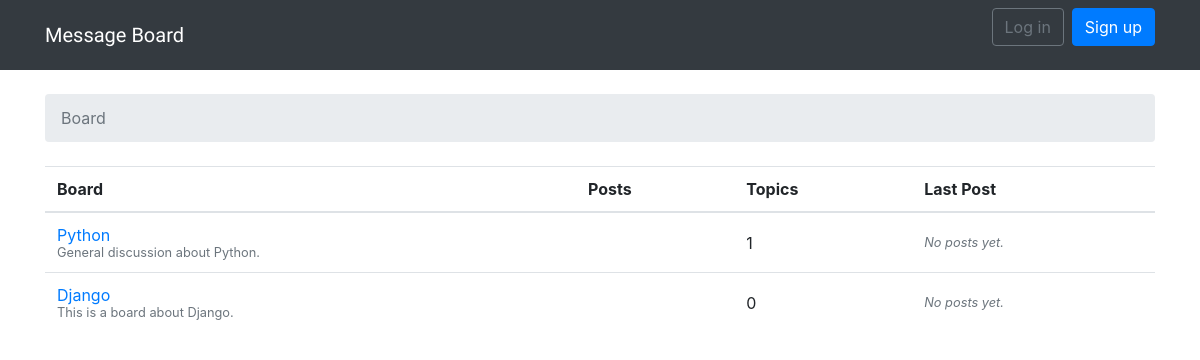
The page / on the database its author committed.
### boards/models.py (models this page shows, shortened)
class Board(models.Model):
	name = models.CharField(max_length=30, unique=True)
	description = models.CharField(max_length=100)

### boards/views.py (the view)
# urls.py: 2. Add a URL to urlpatterns:  path('', views.home, name='home')
def home(request):
	boards = Board.objects.all()
	context = {'boards': boards}
	return render(request, 'home.html', context)

### templates/home.html (shortened to what this page needs)
{% extends 'base.html' %}
{% block breadcrumb %}
  <li class="breadcrumb-item active">Board</li>
{% endblock %}
{% block content %}
  <table class="table">
    <thead class="thead-inverse">
      <tr>
        <th>Board</th>
        <th>Posts</th>
        <th>Topics</th>
        <th>Last Post</th>
      </tr>
    </thead>
    <tbody>
      {% for board in boards %}
        <tr>
          <td>
            <a href="{% url 'board_topics' board.pk %}">{{ board.name }}</a>
            <small class="text-muted d-block">{{ board.description }}</small>
          </td>
          <td class="align-middle">
          </td>
          <td class="align-middle">
            {{ board.topics.count }}
          </td>
          <td class="align-middle">
            {% with post=board.get_last_post %}
              {% if post %}
                <small>
                  <a href="{% url 'topic_posts' board.pk post.topic.pk %}">
                    By {{ post.created_by.username }} {{ post.created_at }}
                  </a>
                </small>
              {% else %}
                <small class="text-muted">
                  <em>No posts yet.</em>
                </small>
              {% endif %}
            {% endwith %}
          </td>
        </tr>
      {% endfor %}
    </tbody>
  </table>
{% endblock %}

### rows shown on the page
Board: name "Python", description "General discussion about Python.", topics.count "1"
Board: name "Django", description "This is a board about Django.", topics.count "0"
